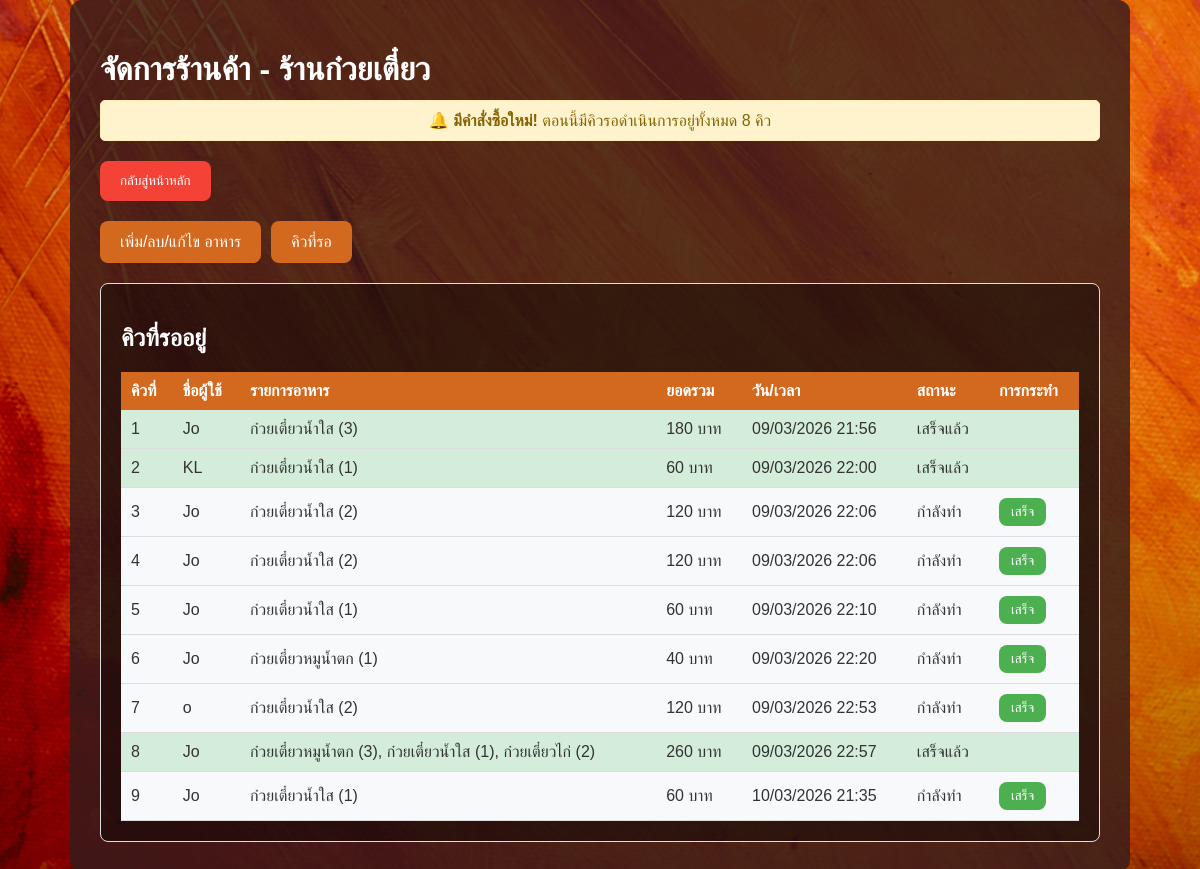
The page /shop_dashboard.php (signed in) on the database its author committed.
### tables this page shows
CREATE TABLE `shop` (
  `ShopID` int(6) NOT NULL,
  `ShopName` varchar(20) DEFAULT NULL,
  `PassWord` varchar(50) DEFAULT NULL,
  `Tel` int(10) DEFAULT NULL
);

CREATE TABLE `orderss` (
  `OrderID` int(11) NOT NULL,
  `UserID` int(6) NOT NULL,
  `ShopID` int(6) DEFAULT NULL,
  `FoodID` int(6) DEFAULT NULL,
  `Dates` varchar(20) DEFAULT NULL,
  `OrderQuantity` int(6) DEFAULT NULL,
  `TotalAmount` int(6) DEFAULT NULL,
  `TotalPriceIncluded` int(6) DEFAULT NULL,
  `Status` varchar(20) DEFAULT 'pending'
);

CREATE TABLE `users` (
  `UserID` int(11) NOT NULL,
  `Name` varchar(20) DEFAULT NULL,
  `PassWord` varchar(255) DEFAULT NULL
);

### shop_dashboard.php (the view, shortened to what this page needs)
<?php
include 'WebconDB.php';
$shopid = $_SESSION['shopid'];
$action = isset($_GET['action']) ? $_GET['action'] : 'queue';
$shop = $connect->query("SELECT * FROM shop WHERE ShopID = $shopid")->fetch_assoc();
$orders = $connect->query("
    SELECT o.*, u.Name as UserName, f.FoodName, o.Status
    FROM orderss o
    JOIN users u ON o.UserID = u.UserID
    JOIN foodmenu f ON o.FoodID = f.FoodID
    WHERE o.ShopID = $shopid
    ORDER BY o.Dates ASC
");
$grouped_orders = [];
while ($order = $orders->fetch_assoc()) {
    $key = $order['UserID'] . '-' . $order['Dates'];
    if (!isset($grouped_orders[$key])) {
        $grouped_orders[$key] = [
            'userid' => $order['UserID'],
            'username' => $order['UserName'],
            'date' => $order['Dates'],
            'items' => [],
            'total' => 0,
            'queue_number' => substr($order['UserID'], -2) . substr($order['Dates'], -4),
            'status' => $order['Status']
        ];
    }
    $grouped_orders[$key]['items'][] = $order['FoodName'] . ' (' . $order['OrderQuantity'] . ')';
    $grouped_orders[$key]['total'] += $order['TotalPriceIncluded'];
}
$pending_query = $connect->query("SELECT COUNT(DISTINCT UserID, Dates) as pending_count FROM orderss WHERE ShopID = $shopid AND Status != 'completed'");
$pending_orders = $pending_query->fetch_assoc()['pending_count'];
?>
<!DOCTYPE html>
<html>
<head>
</head>
<body>
    <div class="dashboard-container">
        <h1>จัดการร้านค้า - <?php echo htmlspecialchars($shop['ShopName']); ?></h1>
        <?php if ($pending_orders > 0): ?>
            <div class="operation-message"
                style="background-color: #fff3cd; color: #856404; border: 1px solid #ffeeba; margin-top: -10px; margin-bottom: 20px;">
                <strong>🔔 มีคำสั่งซื้อใหม่!</strong> ตอนนี้มีคิวรอดำเนินการอยู่ทั้งหมด <?php echo $pending_orders; ?> คิว
            </div>
        <?php endif; ?>
        <button class="back-btn" onclick="window.location.href='main.php'">กลับสู่หน้าหลัก</button>
        <div class="action-buttons">
            <button class="action-btn <?php echo $action == 'menu' ? 'active' : ''; ?>"
                onclick="window.location.href='shop_dashboard.php?action=menu'">
                เพิ่ม/ลบ/แก้ไข อาหาร
            </button>
            <button class="action-btn <?php echo $action == 'queue' ? 'active' : ''; ?>"
                onclick="window.location.href='shop_dashboard.php?action=queue'">
                คิวที่รอ
            </button>
        </div>
        <div id="queue-section" class="section <?php echo $action == 'queue' ? 'active' : ''; ?>">
            <h2>คิวที่รออยู่</h2>
            <?php if (!empty($grouped_orders)): ?>
                <table class="queue-table">
                    <thead>
                        <tr>
                            <th>คิวที่</th>
                            <th>ชื่อผู้ใช้</th>
                            <th>รายการอาหาร</th>
                            <th>ยอดรวม</th>
                            <th>วัน/เวลา</th>
                            <th>สถานะ</th>
                            <th>การกระทำ</th>
                        </tr>
                    </thead>
                    <tbody>
                        <?php
                        $counter = 1;
                        foreach ($grouped_orders as $key => $order):
                            $order_time = date('d/m/Y H:i', $order['date']);
                            $statusColor = $order['status'] == 'completed' ? '#d4edda' : '#f8f9fa';
                            ?>
                            <tr style="background-color: <?php echo $statusColor; ?>;">
                                <td><?php echo $counter; ?></td>
                                <td><?php echo htmlspecialchars($order['username']); ?></td>
                                <td><?php echo implode(', ', $order['items']); ?></td>
                                <td><?php echo number_format($order['total']); ?> บาท</td>
                                <td><?php echo $order_time; ?></td>
                                <td>
                                    <?php echo $order['status'] == 'completed' ? 'เสร็จแล้ว' : 'กำลังทำ'; ?>
                                </td>
                                <td>
                                    <?php if ($order['status'] != 'completed'): ?>
                                        <form method="POST"
                                            onsubmit="return confirm('ยืนยันทำเครื่องหมายคำสั่งซื้อนี้เป็นเสร็จเรียบร้อย?');">
                                            <button type="submit" name="complete_order"
                                                style="background-color:#4CAF50;">เสร็จ</button>
                                        </form>
                                    <?php endif; ?>
                                </td>
                            </tr>
                            <?php
                            $counter++;
                        endforeach;
                        ?>
                    </tbody>
                </table>
            <?php else: ?>
                <p style="color:#fff; text-align:center;">ไม่มีคิวที่รออยู่ในขณะนี้</p>
            <?php endif; ?>
        </div>
    </div>
</body>
</html>

### shop_dashboard.php (style rules this page uses)
body { font-family: 'Sarabun', sans-serif; background: url('image/Shop_board.jpg') no-repeat center center fixed; background-size: cover; color: #fff; margin: 0; padding: 0; }
.dashboard-container { max-width: 1000px; margin: 0 auto; background: rgba(51, 28, 28, 0.8); border-radius: 12px; padding: 30px; }
.action-buttons { display: flex; margin-bottom: 20px; }
.action-btn { padding: 12px 20px; margin-right: 10px; background-color: #d2691e; color: white; border: none; cursor: pointer; border-radius: 8px; font-size: 16px; }
.back-btn { padding: 12px 20px; background-color: #f44336; color: white; border: none; cursor: pointer; border-radius: 8px; margin-bottom: 20px; }
.section { display: none; padding: 20px; border: 1px solid #ddd; border-radius: 8px; background-color: rgba(0, 0, 0, 0.4); color: #fff; }
.section.active { display: block; }
.food-form, .queue-table { margin-top: 20px; }
.queue-table { width: 100%; border-collapse: collapse; margin-top: 20px; }
.queue-table th { background-color: rgba(0, 0, 0, 0.5); color: #fff; }
.queue-table th { background-color: #f2f2f2; }
.queue-table td button { padding: 6px 12px; background-color: #d2691e; color: white; border: none; cursor: pointer; border-radius: 8px; }
.operation-message { padding: 10px; margin: 10px 0; border-radius: 5px; text-align: center; }
.queue-table { width: 100%; border-collapse: collapse; margin-top: 20px; background-color: rgba(255, 255, 255, 0.9); color: #333; }
.queue-table th { background-color: #d2691e; color: white; padding: 10px; text-align: left; }
.queue-table td { padding: 10px; border-bottom: 1px solid #ddd; }
.queue-table tr:nth-child(even) { background-color: #f9f9f9; }

### rows shown on the page
shop: ShopName "ร้านก๋วยเตี๋ยว"
orderss: UserID.Name "Jo", items "ก๋วยเตี๋ยวน้ำใส (3)", TotalPriceIncluded "180", Dates "09/03/2026 21:56", Status "เสร็จแล้ว"
orderss: UserID.Name "KL", items "ก๋วยเตี๋ยวน้ำใส (1)", TotalPriceIncluded "60", Dates "09/03/2026 22:00", Status "เสร็จแล้ว"
orderss: UserID.Name "Jo", items "ก๋วยเตี๋ยวน้ำใส (2)", TotalPriceIncluded "120", Dates "09/03/2026 22:06", Status "กำลังทำ"
orderss: UserID.Name "Jo", items "ก๋วยเตี๋ยวน้ำใส (2)", TotalPriceIncluded "120", Dates "09/03/2026 22:06", Status "กำลังทำ"
orderss: UserID.Name "Jo", items "ก๋วยเตี๋ยวน้ำใส (1)", TotalPriceIncluded "60", Dates "09/03/2026 22:10", Status "กำลังทำ"
orderss: UserID.Name "Jo", items "ก๋วยเตี๋ยวหมูน้ำตก (1)", TotalPriceIncluded "40", Dates "09/03/2026 22:20", Status "กำลังทำ"
orderss: UserID.Name "o", items "ก๋วยเตี๋ยวน้ำใส (2)", TotalPriceIncluded "120", Dates "09/03/2026 22:53", Status "กำลังทำ"
orderss: UserID.Name "Jo", items "ก๋วยเตี๋ยวน้ำใส (1)", TotalPriceIncluded "60", Dates "10/03/2026 21:35", Status "กำลังทำ"

### other values the page prints
$pending_orders "8"
$order['username'] "Jo"
implode(', ', $order['items']) "ก๋วยเตี๋ยวหมูน้ำตก (3), ก๋วยเตี๋ยวน้ำใส (1), ก๋วยเตี๋ยวไก่ (2)"
$order['total'] "260"
$order_time "09/03/2026 22:57"
